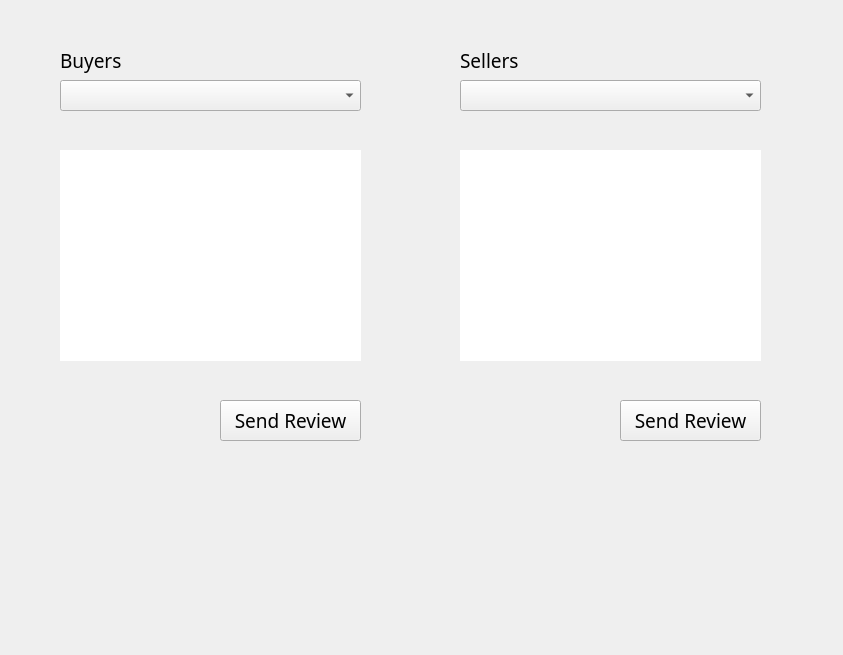
<?xml version="1.0" encoding="UTF-8"?>
<ui version="4.0">
 <class>ReviewWidget</class>
 <widget class="QWidget" name="ReviewWidget">
  <property name="geometry">
   <rect>
    <x>0</x>
    <y>0</y>
    <width>843</width>
    <height>655</height>
   </rect>
  </property>
  <property name="windowTitle">
   <string>Review</string>
  </property>
  <widget class="QLabel" name="Review_Background">
   <property name="geometry">
    <rect>
     <x>0</x>
     <y>0</y>
     <width>843</width>
     <height>655</height>
    </rect>
   </property>
   <property name="text">
    <string/>
   </property>
  </widget>
  <widget class="QComboBox" name="Review_BuyerSelect">
   <property name="geometry">
    <rect>
     <x>60</x>
     <y>80</y>
     <width>301</width>
     <height>31</height>
    </rect>
   </property>
   <property name="font">
    <font>
     <family>Source Sans Pro</family>
     <pointsize>12</pointsize>
    </font>
   </property>
  </widget>
  <widget class="QPushButton" name="Review_BuyerReviewButton">
   <property name="geometry">
    <rect>
     <x>220</x>
     <y>400</y>
     <width>141</width>
     <height>41</height>
    </rect>
   </property>
   <property name="font">
    <font>
     <family>Coolvetica Rg</family>
     <pointsize>14</pointsize>
    </font>
   </property>
   <property name="text">
    <string>Send Review</string>
   </property>
   <property name="flat">
    <bool>false</bool>
   </property>
  </widget>
  <widget class="QPlainTextEdit" name="Review_BuyerReviewInput">
   <property name="geometry">
    <rect>
     <x>60</x>
     <y>150</y>
     <width>301</width>
     <height>211</height>
    </rect>
   </property>
   <property name="font">
    <font>
     <family>Source Sans Pro</family>
     <pointsize>12</pointsize>
    </font>
   </property>
   <property name="frameShape">
    <enum>QFrame::NoFrame</enum>
   </property>
  </widget>
  <widget class="QLabel" name="Review_BuyerLabel">
   <property name="geometry">
    <rect>
     <x>60</x>
     <y>40</y>
     <width>141</width>
     <height>41</height>
    </rect>
   </property>
   <property name="font">
    <font>
     <family>Source Sans Pro</family>
     <pointsize>14</pointsize>
     <weight>50</weight>
     <bold>false</bold>
    </font>
   </property>
   <property name="text">
    <string>Buyers</string>
   </property>
  </widget>
  <widget class="QComboBox" name="Review_SellerSelect">
   <property name="geometry">
    <rect>
     <x>460</x>
     <y>80</y>
     <width>301</width>
     <height>31</height>
    </rect>
   </property>
   <property name="font">
    <font>
     <family>Source Sans Pro</family>
     <pointsize>12</pointsize>
    </font>
   </property>
  </widget>
  <widget class="QPushButton" name="Review_SellerReviewButton">
   <property name="geometry">
    <rect>
     <x>620</x>
     <y>400</y>
     <width>141</width>
     <height>41</height>
    </rect>
   </property>
   <property name="font">
    <font>
     <family>Coolvetica Rg</family>
     <pointsize>14</pointsize>
    </font>
   </property>
   <property name="text">
    <string>Send Review</string>
   </property>
   <property name="flat">
    <bool>false</bool>
   </property>
  </widget>
  <widget class="QPlainTextEdit" name="Review_SellerReviewInput">
   <property name="geometry">
    <rect>
     <x>460</x>
     <y>150</y>
     <width>301</width>
     <height>211</height>
    </rect>
   </property>
   <property name="font">
    <font>
     <family>Source Sans Pro</family>
     <pointsize>12</pointsize>
    </font>
   </property>
   <property name="frameShape">
    <enum>QFrame::NoFrame</enum>
   </property>
  </widget>
  <widget class="QLabel" name="Review_SellerLabel">
   <property name="geometry">
    <rect>
     <x>460</x>
     <y>40</y>
     <width>141</width>
     <height>41</height>
    </rect>
   </property>
   <property name="font">
    <font>
     <family>Source Sans Pro</family>
     <pointsize>14</pointsize>
     <weight>50</weight>
     <bold>false</bold>
    </font>
   </property>
   <property name="text">
    <string>Sellers</string>
   </property>
  </widget>
 </widget>
 <resources/>
 <connections/>
</ui>
